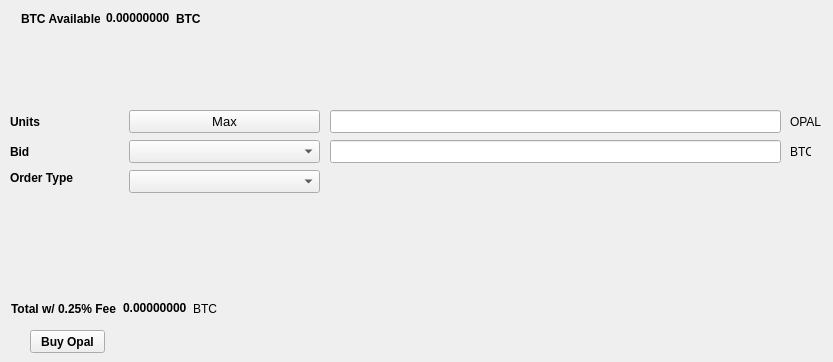
   <widget class="QWidget" name="BuyTab">
    <attribute name="title">
     <string>Buy</string>
    </attribute>
    <widget class="QPushButton" name="BuyOpal">
     <property name="geometry">
      <rect>
       <x>30</x>
       <y>330</y>
       <width>75</width>
       <height>23</height>
      </rect>
     </property>
     <property name="font">
      <font>
       <weight>75</weight>
       <bold>true</bold>
      </font>
     </property>
     <property name="text">
      <string>Buy Opal</string>
     </property>
    </widget>
    <widget class="QLabel" name="label_3">
     <property name="geometry">
      <rect>
       <x>10</x>
       <y>110</y>
       <width>46</width>
       <height>23</height>
      </rect>
     </property>
     <property name="font">
      <font>
       <weight>75</weight>
       <bold>true</bold>
      </font>
     </property>
     <property name="text">
      <string>Units</string>
     </property>
    </widget>
    <widget class="QLineEdit" name="UnitsInput">
     <property name="geometry">
      <rect>
       <x>330</x>
       <y>110</y>
       <width>451</width>
       <height>23</height>
      </rect>
     </property>
     <property name="font">
      <font>
       <pointsize>9</pointsize>
       <weight>75</weight>
       <bold>true</bold>
      </font>
     </property>
    </widget>
    <widget class="QLineEdit" name="BuyBidPriceEdit">
     <property name="geometry">
      <rect>
       <x>330</x>
       <y>140</y>
       <width>451</width>
       <height>23</height>
      </rect>
     </property>
     <property name="font">
      <font>
       <pointsize>9</pointsize>
       <weight>75</weight>
       <bold>true</bold>
      </font>
     </property>
    </widget>
    <widget class="QLabel" name="label_4">
     <property name="geometry">
      <rect>
       <x>790</x>
       <y>110</y>
       <width>34</width>
       <height>23</height>
      </rect>
     </property>
     <property name="text">
      <string>OPAL</string>
     </property>
    </widget>
    <widget class="QLabel" name="label_5">
     <property name="geometry">
      <rect>
       <x>790</x>
       <y>140</y>
       <width>21</width>
       <height>23</height>
      </rect>
     </property>
     <property name="text">
      <string>BTC</string>
     </property>
    </widget>
    <widget class="QLabel" name="label_6">
     <property name="geometry">
      <rect>
       <x>10</x>
       <y>140</y>
       <width>46</width>
       <height>23</height>
      </rect>
     </property>
     <property name="font">
      <font>
       <weight>75</weight>
       <bold>true</bold>
      </font>
     </property>
     <property name="text">
      <string>Bid</string>
     </property>
    </widget>
    <widget class="QLabel" name="label_7">
     <property name="geometry">
      <rect>
       <x>10</x>
       <y>170</y>
       <width>71</width>
       <height>16</height>
      </rect>
     </property>
     <property name="font">
      <font>
       <weight>75</weight>
       <bold>true</bold>
      </font>
     </property>
     <property name="text">
      <string>Order Type</string>
     </property>
    </widget>
    <widget class="QPushButton" name="Buy_Max_Amount">
     <property name="geometry">
      <rect>
       <x>129</x>
       <y>110</y>
       <width>191</width>
       <height>23</height>
      </rect>
     </property>
     <property name="font">
      <font>
       <pointsize>10</pointsize>
      </font>
     </property>
     <property name="text">
      <string>Max</string>
     </property>
    </widget>
    <widget class="QComboBox" name="BuyBidcomboBox">
     <property name="geometry">
      <rect>
       <x>129</x>
       <y>140</y>
       <width>191</width>
       <height>23</height>
      </rect>
     </property>
     <property name="font">
      <font>
       <pointsize>10</pointsize>
      </font>
     </property>
    </widget>
    <widget class="QComboBox" name="buyOrdertypeCombo">
     <property name="geometry">
      <rect>
       <x>129</x>
       <y>170</y>
       <width>191</width>
       <height>23</height>
      </rect>
     </property>
     <property name="font">
      <font>
       <pointsize>10</pointsize>
      </font>
     </property>
    </widget>
    <widget class="QWidget" name="layoutWidget">
     <property name="geometry">
      <rect>
       <x>21</x>
       <y>11</y>
       <width>180</width>
       <height>15</height>
      </rect>
     </property>
     <layout class="QHBoxLayout" name="horizontalLayout_3">
      <item>
       <widget class="QLabel" name="label232">
        <property name="font">
         <font>
          <weight>75</weight>
          <bold>true</bold>
         </font>
        </property>
        <property name="text">
         <string>BTC Available:</string>
        </property>
       </widget>
      </item>
      <item>
       <widget class="QLabel" name="BtcAvailableLbl">
        <property name="palette">
         <palette>
          <active>
           <colorrole role="WindowText">
            <brush brushstyle="SolidPattern">
             <color alpha="255">
              <red>0</red>
              <green>0</green>
              <blue>0</blue>
             </color>
            </brush>
           </colorrole>
           <colorrole role="Button">
            <brush brushstyle="SolidPattern">
             <color alpha="255">
              <red>0</red>
              <green>170</green>
              <blue>0</blue>
             </color>
            </brush>
           </colorrole>
           <colorrole role="Light">
            <brush brushstyle="SolidPattern">
             <color alpha="255">
              <red>0</red>
              <green>255</green>
              <blue>0</blue>
             </color>
            </brush>
           </colorrole>
           <colorrole role="Midlight">
            <brush brushstyle="SolidPattern">
             <color alpha="255">
              <red>0</red>
              <green>212</green>
              <blue>0</blue>
             </color>
            </brush>
           </colorrole>
           <colorrole role="Dark">
            <brush brushstyle="SolidPattern">
             <color alpha="255">
              <red>0</red>
              <green>85</green>
              <blue>0</blue>
             </color>
            </brush>
           </colorrole>
           <colorrole role="Mid">
            <brush brushstyle="SolidPattern">
             <color alpha="255">
              <red>0</red>
              <green>113</green>
              <blue>0</blue>
             </color>
            </brush>
           </colorrole>
           <colorrole role="Text">
            <brush brushstyle="SolidPattern">
             <color alpha="255">
              <red>0</red>
              <green>170</green>
              <blue>0</blue>
             </color>
            </brush>
           </colorrole>
           <colorrole role="BrightText">
            <brush brushstyle="SolidPattern">
             <color alpha="255">
              <red>255</red>
              <green>255</green>
              <blue>255</blue>
             </color>
            </brush>
           </colorrole>
           <colorrole role="ButtonText">
            <brush brushstyle="SolidPattern">
             <color alpha="255">
              <red>0</red>
              <green>0</green>
              <blue>0</blue>
             </color>
            </brush>
           </colorrole>
           <colorrole role="Base">
            <brush brushstyle="SolidPattern">
             <color alpha="255">
              <red>255</red>
              <green>255</green>
              <blue>255</blue>
             </color>
            </brush>
           </colorrole>
           <colorrole role="Window">
            <brush brushstyle="SolidPattern">
             <color alpha="255">
              <red>0</red>
              <green>170</green>
              <blue>0</blue>
             </color>
            </brush>
           </colorrole>
           <colorrole role="Shadow">
            <brush brushstyle="SolidPattern">
             <color alpha="255">
              <red>0</red>
              <green>0</green>
              <blue>0</blue>
             </color>
            </brush>
           </colorrole>
           <colorrole role="AlternateBase">
            <brush brushstyle="SolidPattern">
             <color alpha="255">
              <red>127</red>
              <green>212</green>
              <blue>127</blue>
             </color>
            </brush>
           </colorrole>
           <colorrole role="ToolTipBase">
            <brush brushstyle="SolidPattern">
             <color alpha="255">
              <red>255</red>
              <green>255</green>
              <blue>220</blue>
             </color>
            </brush>
           </colorrole>
           <colorrole role="ToolTipText">
            <brush brushstyle="SolidPattern">
             <color alpha="255">
              <red>0</red>
              <green>0</green>
              <blue>0</blue>
             </color>
            </brush>
           </colorrole>
          </active>
          <inactive>
           <colorrole role="WindowText">
            <brush brushstyle="SolidPattern">
             <color alpha="255">
              <red>0</red>
              <green>0</green>
              <blue>0</blue>
             </color>
            </brush>
           </colorrole>
           <colorrole role="Button">
            <brush brushstyle="SolidPattern">
             <color alpha="255">
              <red>0</red>
              <green>170</green>
              <blue>0</blue>
             </color>
            </brush>
           </colorrole>
           <colorrole role="Light">
            <brush brushstyle="SolidPattern">
             <color alpha="255">
              <red>0</red>
              <green>255</green>
              <blue>0</blue>
             </color>
            </brush>
           </colorrole>
           <colorrole role="Midlight">
            <brush brushstyle="SolidPattern">
             <color alpha="255">
              <red>0</red>
              <green>212</green>
              <blue>0</blue>
             </color>
            </brush>
           </colorrole>
           <colorrole role="Dark">
            <brush brushstyle="SolidPattern">
             <color alpha="255">
              <red>0</red>
              <green>85</green>
              <blue>0</blue>
             </color>
            </brush>
           </colorrole>
           <colorrole role="Mid">
            <brush brushstyle="SolidPattern">
             <color alpha="255">
              <red>0</red>
              <green>113</green>
              <blue>0</blue>
             </color>
            </brush>
           </colorrole>
           <colorrole role="Text">
            <brush brushstyle="SolidPattern">
             <color alpha="255">
              <red>0</red>
              <green>170</green>
              <blue>0</blue>
             </color>
            </brush>
           </colorrole>
           <colorrole role="BrightText">
            <brush brushstyle="SolidPattern">
             <color alpha="255">
              <red>255</red>
              <green>255</green>
              <blue>255</blue>
             </color>
            </brush>
           </colorrole>
           <colorrole role="ButtonText">
            <brush brushstyle="SolidPattern">
             <color alpha="255">
              <red>0</red>
              <green>0</green>
              <blue>0</blue>
             </color>
            </brush>
           </colorrole>
           <colorrole role="Base">
            <brush brushstyle="SolidPattern">
             <color alpha="255">
              <red>255</red>
              <green>255</green>
              <blue>255</blue>
             </color>
            </brush>
           </colorrole>
           <colorrole role="Window">
            <brush brushstyle="SolidPattern">
             <color alpha="255">
              <red>0</red>
              <green>170</green>
              <blue>0</blue>
             </color>
            </brush>
           </colorrole>
           <colorrole role="Shadow">
            <brush brushstyle="SolidPattern">
             <color alpha="255">
              <red>0</red>
              <green>0</green>
              <blue>0</blue>
             </color>
            </brush>
           </colorrole>
           <colorrole role="AlternateBase">
            <brush brushstyle="SolidPattern">
             <color alpha="255">
              <red>127</red>
              <green>212</green>
              <blue>127</blue>
             </color>
            </brush>
           </colorrole>
           <colorrole role="ToolTipBase">
            <brush brushstyle="SolidPattern">
             <color alpha="255">
              <red>255</red>
              <green>255</green>
              <blue>220</blue>
             </color>
            </brush>
           </colorrole>
           <colorrole role="ToolTipText">
            <brush brushstyle="SolidPattern">
             <color alpha="255">
              <red>0</red>
              <green>0</green>
              <blue>0</blue>
             </color>
            </brush>
           </colorrole>
          </inactive>
          <disabled>
           <colorrole role="WindowText">
            <brush brushstyle="SolidPattern">
             <color alpha="255">
              <red>0</red>
              <green>85</green>
              <blue>0</blue>
             </color>
            </brush>
           </colorrole>
           <colorrole role="Button">
            <brush brushstyle="SolidPattern">
             <color alpha="255">
              <red>0</red>
              <green>170</green>
              <blue>0</blue>
             </color>
            </brush>
           </colorrole>
           <colorrole role="Light">
            <brush brushstyle="SolidPattern">
             <color alpha="255">
              <red>0</red>
              <green>255</green>
              <blue>0</blue>
             </color>
            </brush>
           </colorrole>
           <colorrole role="Midlight">
            <brush brushstyle="SolidPattern">
             <color alpha="255">
              <red>0</red>
              <green>212</green>
              <blue>0</blue>
             </color>
            </brush>
           </colorrole>
           <colorrole role="Dark">
            <brush brushstyle="SolidPattern">
             <color alpha="255">
              <red>0</red>
              <green>85</green>
              <blue>0</blue>
             </color>
            </brush>
           </colorrole>
           <colorrole role="Mid">
            <brush brushstyle="SolidPattern">
             <color alpha="255">
              <red>0</red>
              <green>113</green>
              <blue>0</blue>
             </color>
            </brush>
           </colorrole>
           <colorrole role="Text">
            <brush brushstyle="SolidPattern">
             <color alpha="255">
              <red>0</red>
              <green>85</green>
              <blue>0</blue>
             </color>
            </brush>
           </colorrole>
           <colorrole role="BrightText">
            <brush brushstyle="SolidPattern">
             <color alpha="255">
              <red>255</red>
              <green>255</green>
              <blue>255</blue>
             </color>
            </brush>
           </colorrole>
           <colorrole role="ButtonText">
            <brush brushstyle="SolidPattern">
             <color alpha="255">
              <red>0</red>
              <green>85</green>
              <blue>0</blue>
             </color>
            </brush>
           </colorrole>
           <colorrole role="Base">
            <brush brushstyle="SolidPattern">
             <color alpha="255">
              <red>0</red>
              <green>170</green>
              <blue>0</blue>
             </color>
            </brush>
           </colorrole>
           <colorrole role="Window">
            <brush brushstyle="SolidPattern">
             <color alpha="255">
              <red>0</red>
              <green>170</green>
              <blue>0</blue>
             </color>
            </brush>
           </colorrole>
           <colorrole role="Shadow">
            <brush brushstyle="SolidPattern">
             <color alpha="255">
              <red>0</red>
              <green>0</green>
              <blue>0</blue>
             </color>
            </brush>
           </colorrole>
           <colorrole role="AlternateBase">
            <brush brushstyle="SolidPattern">
             <color alpha="255">
              <red>0</red>
              <green>170</green>
              <blue>0</blue>
             </color>
            </brush>
           </colorrole>
           <colorrole role="ToolTipBase">
            <brush brushstyle="SolidPattern">
             <color alpha="255">
              <red>255</red>
              <green>255</green>
              <blue>220</blue>
             </color>
            </brush>
           </colorrole>
           <colorrole role="ToolTipText">
            <brush brushstyle="SolidPattern">
             <color alpha="255">
              <red>0</red>
              <green>0</green>
              <blue>0</blue>
             </color>
            </brush>
           </colorrole>
          </disabled>
         </palette>
        </property>
        <property name="font">
         <font>
          <weight>75</weight>
          <bold>true</bold>
         </font>
        </property>
        <property name="text">
         <string>0.00000000</string>
        </property>
        <property name="textInteractionFlags">
         <set>Qt::LinksAccessibleByMouse|Qt::TextSelectableByKeyboard|Qt::TextSelectableByMouse</set>
        </property>
       </widget>
      </item>
      <item>
       <widget class="QLabel" name="BtcAvailableLbl_2">
        <property name="font">
         <font>
          <weight>75</weight>
          <bold>true</bold>
         </font>
        </property>
        <property name="text">
         <string>BTC</string>
        </property>
       </widget>
      </item>
     </layout>
    </widget>
    <widget class="QWidget" name="layoutWidget_2">
     <property name="geometry">
      <rect>
       <x>11</x>
       <y>301</y>
       <width>209</width>
       <height>15</height>
      </rect>
     </property>
     <layout class="QHBoxLayout" name="horizontalLayout_4">
      <item>
       <widget class="QLabel" name="label_9">
        <property name="font">
         <font>
          <weight>75</weight>
          <bold>true</bold>
         </font>
        </property>
        <property name="text">
         <string>Total w/ 0.25% Fee</string>
        </property>
       </widget>
      </item>
      <item>
       <widget class="QLabel" name="BuyCostLabel">
        <property name="palette">
         <palette>
          <active>
           <colorrole role="WindowText">
            <brush brushstyle="SolidPattern">
             <color alpha="255">
              <red>0</red>
              <green>0</green>
              <blue>0</blue>
             </color>
            </brush>
           </colorrole>
           <colorrole role="Button">
            <brush brushstyle="SolidPattern">
             <color alpha="255">
              <red>0</red>
              <green>170</green>
              <blue>0</blue>
             </color>
            </brush>
           </colorrole>
           <colorrole role="Light">
            <brush brushstyle="SolidPattern">
             <color alpha="255">
              <red>0</red>
              <green>255</green>
              <blue>0</blue>
             </color>
            </brush>
           </colorrole>
           <colorrole role="Midlight">
            <brush brushstyle="SolidPattern">
             <color alpha="255">
              <red>0</red>
              <green>212</green>
              <blue>0</blue>
             </color>
            </brush>
           </colorrole>
           <colorrole role="Dark">
            <brush brushstyle="SolidPattern">
             <color alpha="255">
              <red>0</red>
              <green>85</green>
              <blue>0</blue>
             </color>
            </brush>
           </colorrole>
           <colorrole role="Mid">
            <brush brushstyle="SolidPattern">
             <color alpha="255">
              <red>0</red>
              <green>113</green>
              <blue>0</blue>
             </color>
            </brush>
           </colorrole>
           <colorrole role="Text">
            <brush brushstyle="SolidPattern">
             <color alpha="255">
              <red>0</red>
              <green>170</green>
              <blue>0</blue>
             </color>
            </brush>
           </colorrole>
           <colorrole role="BrightText">
            <brush brushstyle="SolidPattern">
             <color alpha="255">
              <red>255</red>
              <green>255</green>
              <blue>255</blue>
             </color>
            </brush>
           </colorrole>
           <colorrole role="ButtonText">
            <brush brushstyle="SolidPattern">
             <color alpha="255">
              <red>0</red>
              <green>0</green>
              <blue>0</blue>
             </color>
            </brush>
           </colorrole>
           <colorrole role="Base">
            <brush brushstyle="SolidPattern">
             <color alpha="255">
              <red>255</red>
              <green>255</green>
              <blue>255</blue>
             </color>
            </brush>
           </colorrole>
           <colorrole role="Window">
            <brush brushstyle="SolidPattern">
             <color alpha="255">
              <red>0</red>
              <green>170</green>
              <blue>0</blue>
             </color>
            </brush>
           </colorrole>
           <colorrole role="Shadow">
            <brush brushstyle="SolidPattern">
             <color alpha="255">
              <red>0</red>
              <green>0</green>
              <blue>0</blue>
             </color>
            </brush>
           </colorrole>
           <colorrole role="AlternateBase">
            <brush brushstyle="SolidPattern">
             <color alpha="255">
              <red>127</red>
              <green>212</green>
              <blue>127</blue>
             </color>
            </brush>
           </colorrole>
           <colorrole role="ToolTipBase">
            <brush brushstyle="SolidPattern">
             <color alpha="255">
              <red>255</red>
              <green>255</green>
              <blue>220</blue>
             </color>
            </brush>
           </colorrole>
           <colorrole role="ToolTipText">
            <brush brushstyle="SolidPattern">
             <color alpha="255">
              <red>0</red>
              <green>0</green>
              <blue>0</blue>
             </color>
            </brush>
           </colorrole>
          </active>
          <inactive>
           <colorrole role="WindowText">
            <brush brushstyle="SolidPattern">
             <color alpha="255">
              <red>0</red>
              <green>0</green>
              <blue>0</blue>
             </color>
            </brush>
           </colorrole>
           <colorrole role="Button">
            <brush brushstyle="SolidPattern">
             <color alpha="255">
              <red>0</red>
              <green>170</green>
              <blue>0</blue>
             </color>
            </brush>
           </colorrole>
           <colorrole role="Light">
            <brush brushstyle="SolidPattern">
             <color alpha="255">
              <red>0</red>
              <green>255</green>
              <blue>0</blue>
             </color>
            </brush>
           </colorrole>
           <colorrole role="Midlight">
            <brush brushstyle="SolidPattern">
             <color alpha="255">
              <red>0</red>
              <green>212</green>
              <blue>0</blue>
             </color>
            </brush>
           </colorrole>
           <colorrole role="Dark">
            <brush brushstyle="SolidPattern">
             <color alpha="255">
              <red>0</red>
              <green>85</green>
              <blue>0</blue>
             </color>
            </brush>
           </colorrole>
           <colorrole role="Mid">
            <brush brushstyle="SolidPattern">
             <color alpha="255">
              <red>0</red>
              <green>113</green>
              <blue>0</blue>
             </color>
            </brush>
           </colorrole>
           <colorrole role="Text">
            <brush brushstyle="SolidPattern">
             <color alpha="255">
              <red>0</red>
              <green>170</green>
              <blue>0</blue>
             </color>
            </brush>
           </colorrole>
           <colorrole role="BrightText">
            <brush brushstyle="SolidPattern">
             <color alpha="255">
              <red>255</red>
              <green>255</green>
              <blue>255</blue>
             </color>
            </brush>
           </colorrole>
           <colorrole role="ButtonText">
            <brush brushstyle="SolidPattern">
             <color alpha="255">
              <red>0</red>
              <green>0</green>
              <blue>0</blue>
             </color>
            </brush>
           </colorrole>
           <colorrole role="Base">
            <brush brushstyle="SolidPattern">
             <color alpha="255">
              <red>255</red>
              <green>255</green>
              <blue>255</blue>
             </color>
            </brush>
           </colorrole>
           <colorrole role="Window">
            <brush brushstyle="SolidPattern">
             <color alpha="255">
              <red>0</red>
              <green>170</green>
              <blue>0</blue>
             </color>
            </brush>
           </colorrole>
           <colorrole role="Shadow">
            <brush brushstyle="SolidPattern">
             <color alpha="255">
              <red>0</red>
              <green>0</green>
              <blue>0</blue>
             </color>
            </brush>
           </colorrole>
           <colorrole role="AlternateBase">
            <brush brushstyle="SolidPattern">
             <color alpha="255">
              <red>127</red>
              <green>212</green>
              <blue>127</blue>
             </color>
            </brush>
           </colorrole>
           <colorrole role="ToolTipBase">
            <brush brushstyle="SolidPattern">
             <color alpha="255">
              <red>255</red>
              <green>255</green>
              <blue>220</blue>
             </color>
            </brush>
           </colorrole>
           <colorrole role="ToolTipText">
            <brush brushstyle="SolidPattern">
             <color alpha="255">
              <red>0</red>
              <green>0</green>
              <blue>0</blue>
             </color>
            </brush>
           </colorrole>
          </inactive>
          <disabled>
           <colorrole role="WindowText">
            <brush brushstyle="SolidPattern">
             <color alpha="255">
              <red>0</red>
              <green>85</green>
              <blue>0</blue>
             </color>
            </brush>
           </colorrole>
           <colorrole role="Button">
            <brush brushstyle="SolidPattern">
             <color alpha="255">
              <red>0</red>
              <green>170</green>
              <blue>0</blue>
             </color>
            </brush>
           </colorrole>
           <colorrole role="Light">
            <brush brushstyle="SolidPattern">
             <color alpha="255">
              <red>0</red>
              <green>255</green>
              <blue>0</blue>
             </color>
            </brush>
           </colorrole>
           <colorrole role="Midlight">
            <brush brushstyle="SolidPattern">
             <color alpha="255">
              <red>0</red>
              <green>212</green>
              <blue>0</blue>
             </color>
            </brush>
           </colorrole>
           <colorrole role="Dark">
            <brush brushstyle="SolidPattern">
             <color alpha="255">
              <red>0</red>
              <green>85</green>
              <blue>0</blue>
             </color>
            </brush>
           </colorrole>
           <colorrole role="Mid">
            <brush brushstyle="SolidPattern">
             <color alpha="255">
              <red>0</red>
              <green>113</green>
              <blue>0</blue>
             </color>
            </brush>
           </colorrole>
           <colorrole role="Text">
            <brush brushstyle="SolidPattern">
             <color alpha="255">
              <red>0</red>
              <green>85</green>
              <blue>0</blue>
             </color>
            </brush>
           </colorrole>
           <colorrole role="BrightText">
            <brush brushstyle="SolidPattern">
             <color alpha="255">
              <red>255</red>
              <green>255</green>
              <blue>255</blue>
             </color>
            </brush>
           </colorrole>
           <colorrole role="ButtonText">
            <brush brushstyle="SolidPattern">
             <color alpha="255">
              <red>0</red>
              <green>85</green>
              <blue>0</blue>
             </color>
            </brush>
           </colorrole>
           <colorrole role="Base">
            <brush brushstyle="SolidPattern">
             <color alpha="255">
              <red>0</red>
              <green>170</green>
              <blue>0</blue>
             </color>
            </brush>
           </colorrole>
           <colorrole role="Window">
            <brush brushstyle="SolidPattern">
             <color alpha="255">
              <red>0</red>
              <green>170</green>
              <blue>0</blue>
             </color>
            </brush>
           </colorrole>
           <colorrole role="Shadow">
            <brush brushstyle="SolidPattern">
             <color alpha="255">
              <red>0</red>
              <green>0</green>
              <blue>0</blue>
             </color>
            </brush>
           </colorrole>
           <colorrole role="AlternateBase">
            <brush brushstyle="SolidPattern">
             <color alpha="255">
              <red>0</red>
              <green>170</green>
              <blue>0</blue>
             </color>
            </brush>
           </colorrole>
           <colorrole role="ToolTipBase">
            <brush brushstyle="SolidPattern">
             <color alpha="255">
              <red>255</red>
              <green>255</green>
              <blue>220</blue>
             </color>
            </brush>
           </colorrole>
           <colorrole role="ToolTipText">
            <brush brushstyle="SolidPattern">
             <color alpha="255">
              <red>0</red>
              <green>0</green>
              <blue>0</blue>
             </color>
            </brush>
           </colorrole>
          </disabled>
         </palette>
        </property>
        <property name="font">
         <font>
          <weight>75</weight>
          <bold>true</bold>
         </font>
        </property>
        <property name="autoFillBackground">
         <bool>false</bool>
        </property>
        <property name="text">
         <string>0.00000000</string>
        </property>
        <property name="textInteractionFlags">
         <set>Qt::LinksAccessibleByMouse|Qt::TextSelectableByMouse</set>
        </property>
       </widget>
      </item>
      <item>
       <widget class="QLabel" name="label_10">
        <property name="font">
         <font>
          <weight>50</weight>
          <bold>false</bold>
         </font>
        </property>
        <property name="text">
         <string>BTC</string>
        </property>
       </widget>
      </item>
     </layout>
    </widget>
   </widget>
